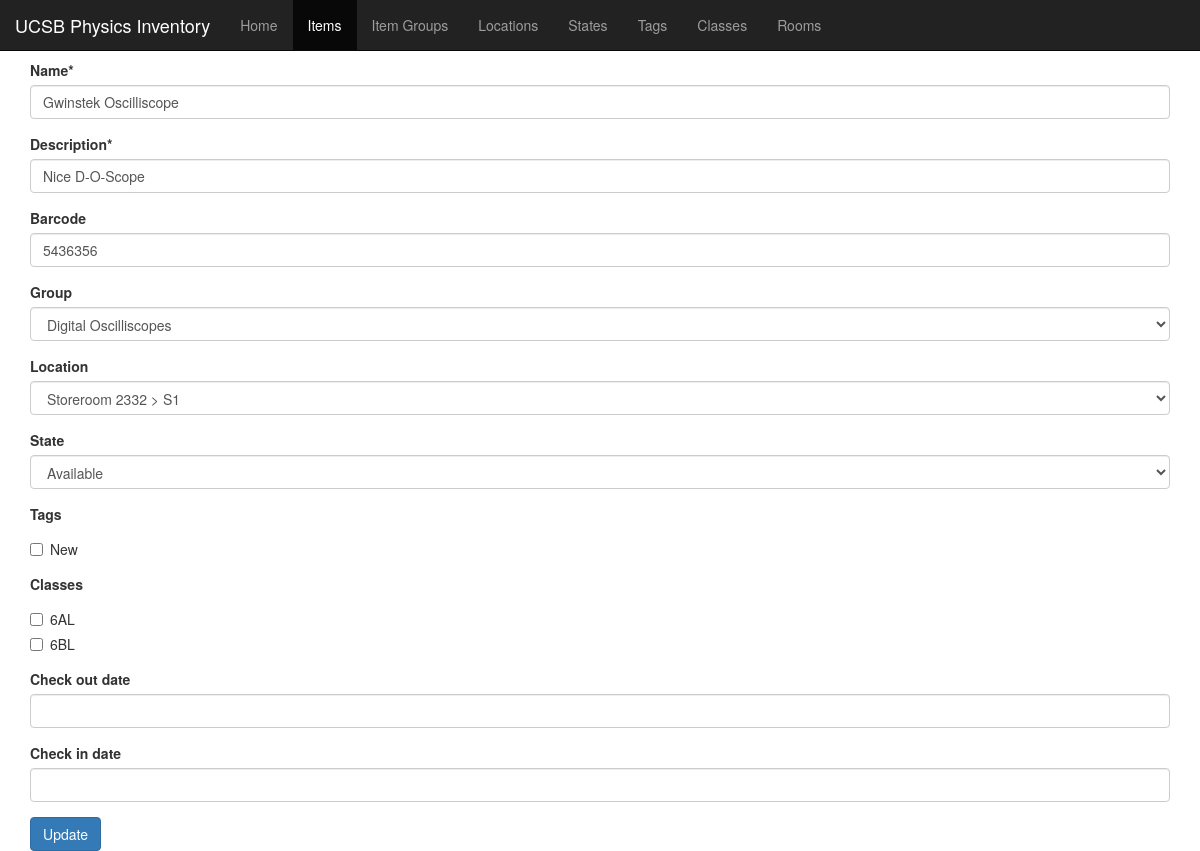
Page /items/1/update on the earlier database version.
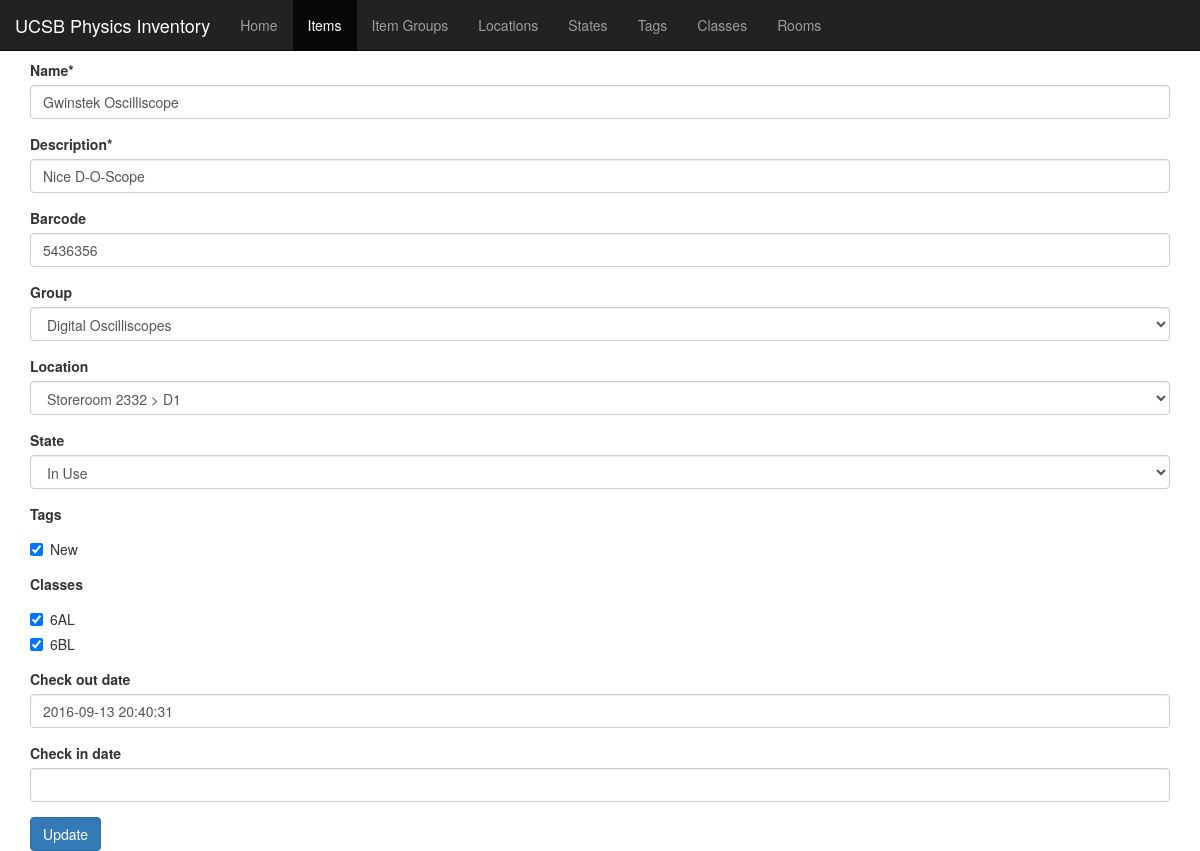
Same page on the later database version.
### inventory/models.py (models this page shows, shortened)
class Item(models.Model):
    name = models.CharField(max_length=50)
    description = models.CharField(max_length=140)
    barcode = models.PositiveIntegerField(blank=True, null=True)
    group = models.ForeignKey(Group, blank=True, null=True)
    location = models.ForeignKey(Location, blank=True, null=True)
    state = models.ForeignKey(State, blank=True, null=True)
    tags = models.ManyToManyField(Tag, blank=True, null=True)
    classes = models.ManyToManyField(Class, blank=True, null=True)
    checkout_date = models.DateTimeField('check out date', blank=True, null=True)
    checkin_date = models.DateTimeField('check in date', blank=True, null=True)

class IterModel(object):
    def __iter__(self):
        for i in vars(self):
            if i == "id" or i.startswith("_"):
                continue
            elif i.endswith('id'):
                i = i.replace("_id", '_set')
                yield (i, getattr(self, str(i)))
            else:
                yield (i, getattr(self, str(i)))

class Group(models.Model, IterModel):
    name = models.CharField(max_length=50)
    description = models.CharField(max_length=140)
    barcode = models.PositiveIntegerField(blank=True, null=True)
    def __str__(self):
        return self.name

class Room(models.Model, IterModel):
    name = models.CharField(max_length=50)
    description = models.CharField(max_length=140)
    number = models.PositiveIntegerField()
    barcode = models.PositiveIntegerField(blank=True, null=True)
    def __str__(self):
        return self.name

class Location(models.Model, IterModel):
    name = models.CharField(max_length=50)
    description = models.CharField(max_length=140)
    room = models.ForeignKey("Room")
    barcode = models.PositiveIntegerField(blank=True, null=True)
    def __str__(self):
        return str(self.room) + " > " + self.name

class State(models.Model, IterModel):
    name = models.CharField(max_length=50)
    description = models.CharField(max_length=140)
    barcode = models.PositiveIntegerField(blank=True, null=True)
    def __str__(self):
        return self.name

class Tag(models.Model, IterModel):
    name = models.CharField(max_length=50)
    description = models.CharField(max_length=140)
    barcode = models.PositiveIntegerField(blank=True, null=True)
    def __str__(self):
        return self.name

class Class(models.Model, IterModel):
    name = models.CharField(max_length=50)
    description = models.CharField(max_length=140)
    def __str__(self):
        return self.name

### inventory/views.py (the view, shortened to what this page needs)
# urls.py: url(r'^items/(?P<pk>[0-9]+)/update$', views.GenericUpdateView.as_view(model=Item), name='update_item'),
class GenericUpdateView(UpdateView):
    model = Item
    widgets = {'checkout_date': DateTimeWidget(usel10n=True, bootstrap_version=3),
               'checkin_date': DateTimeWidget(usel10n=True, bootstrap_version=3),
               'tags': forms.widgets.CheckboxSelectMultiple(),
               'classes': forms.widgets.CheckboxSelectMultiple()}
    template_name = 'inventory/update.html'
    fields = '__all__'
    columns = None
    title = None
    def get_context_data(self, **kwargs):
        context = super(GenericUpdateView, self).get_context_data(**kwargs)
        context['columns'] = self.columns
        context['title'] = self.title
        context['active'] = self.model.__name__.lower()
        return context
    def get_form_class(self):
        return modelform_factory(self.model, fields="__all__", widgets=self.widgets)

### inventory/templates/inventory/update.html (shortened to what this page needs)
{%extends 'base.html' %}
{% load filters %}
{% load crispy_forms_filters %}
{% block content %}
    <div class="container">
        <form action="" method="POST" class="post-form">
            {{ form|crispy}}
            <button type="submit" class="btn btn-primary">Update</button>
        </form>
    </div>
{% endblock content %}

Differences in the rows shown:
changed Item "Nice D-O-Scope": location "Storeroom 2332 > S1" → "Storeroom 2332 > D1"; state "Available" → "In Use"; checkout_date (not shown) → "2016-09-13 20:40:31"
Other differences:
form field tags: "☐" → "☑"
form field classes: "☐ ☐" → "☑ ☑"
